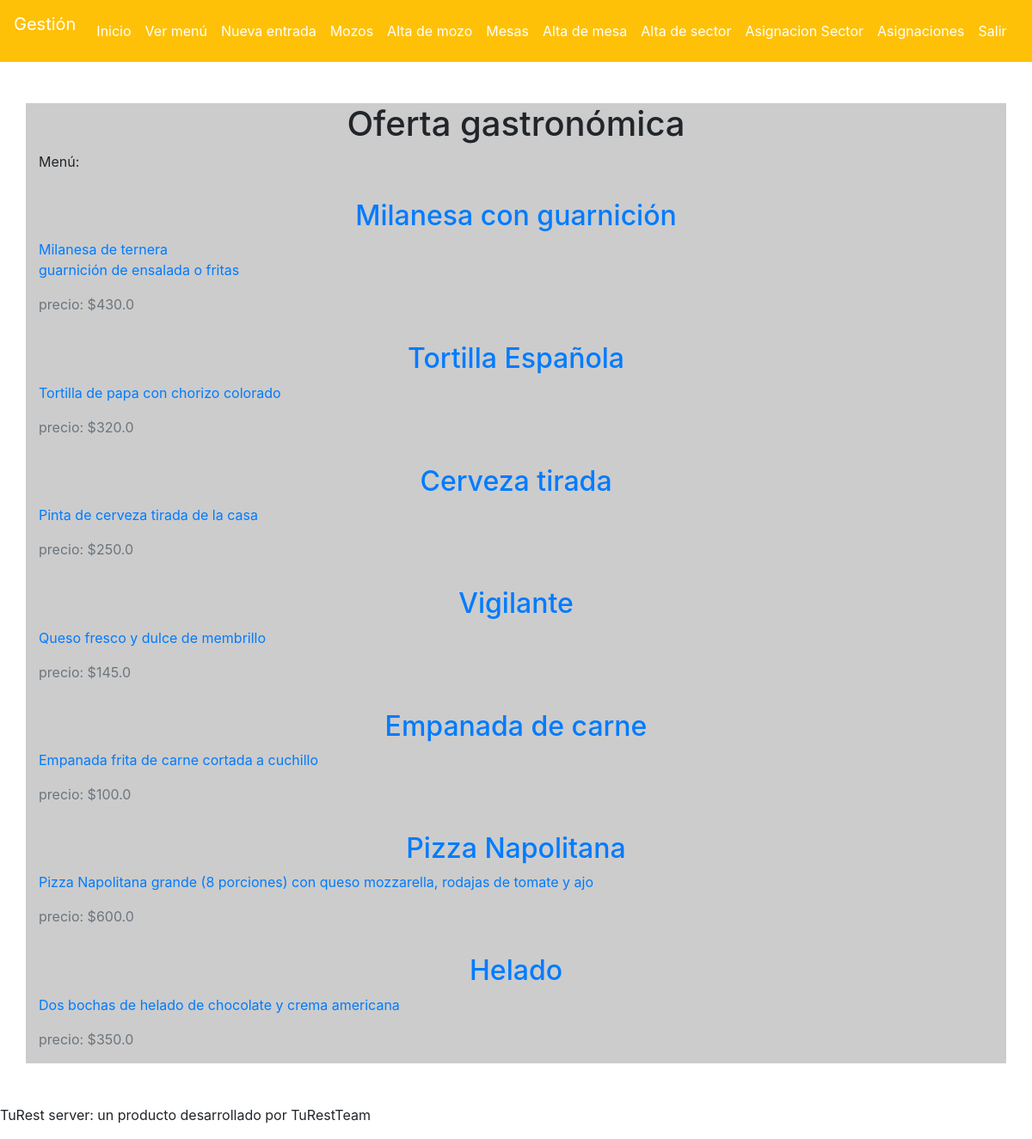
The page /panel/ (signed in) on the database its author committed.
### administracion/models.py (models this page shows, shortened)
class Item(models.Model):
    author = models.ForeignKey("auth.User", on_delete=models.CASCADE)
    name = models.CharField(max_length=200)
    description = models.TextField()
    price = models.FloatField()
    created_date = models.DateTimeField(default=timezone.now)
    updateDate = models.DateTimeField(blank=True, null=True)

### administracion/views.py (the view)
# urls.py: path('', views.home, name='panel'),
@login_required
def home(request):
    if isAdmin(request.user):
        return render(request, 'admin/home.html', {'items': Item.objects.all()})
    elif isMozo(request.user):
        return render(request, 'mozo/home.html', {})
    else:
        return render(request, 'portal/home.html', {'items': Item.objects.all()})

### administracion/userGroupsFilter.py (called while the page is built)
def isAdmin(user):
    return user.groups.filter(name='Admin').exists()

### administracion/templates/admin/home.html
{% extends 'panelStructure.html' %}
{% block content %}
	<div class="row mt-5">
		<div class="col-12">
			<h1 class="text-center">Oferta gastronómica</h1>
			<p>Menú:</p>
		</div>
	</div>
	{% for item in items %}
		<article class="row mt-3">
			<div class="col-12">
				<h2 class="text-center"><a href="{% url 'itemInfo' pk=item.pk %}">{{item.name}}</a></h2>
				<p class="text-primary">{{item.description|linebreaksbr}}</p>
				<p class="text-secondary">precio: ${{item.price}}</p>
			</div>
		</article>
	{% endfor %}
{% endblock %}

### rows shown on the page
Item: name "Milanesa con guarnición", description "Milanesa de ternera guarnición de ensalada o fritas", price "430.0"
Item: name "Tortilla Española", description "Tortilla de papa con chorizo colorado", price "320.0"
Item: name "Cerveza tirada", description "Pinta de cerveza tirada de la casa", price "250.0"
Item: name "Vigilante", description "Queso fresco y dulce de membrillo", price "145.0"
Item: name "Empanada de carne", description "Empanada frita de carne cortada a cuchillo", price "100.0"
Item: name "Pizza Napolitana", description "Pizza Napolitana grande (8 porciones) con queso mozzarella, rodajas de tomate y ajo", price "600.0"
Item: name "Helado", description "Dos bochas de helado de chocolate y crema americana", price "350.0"
